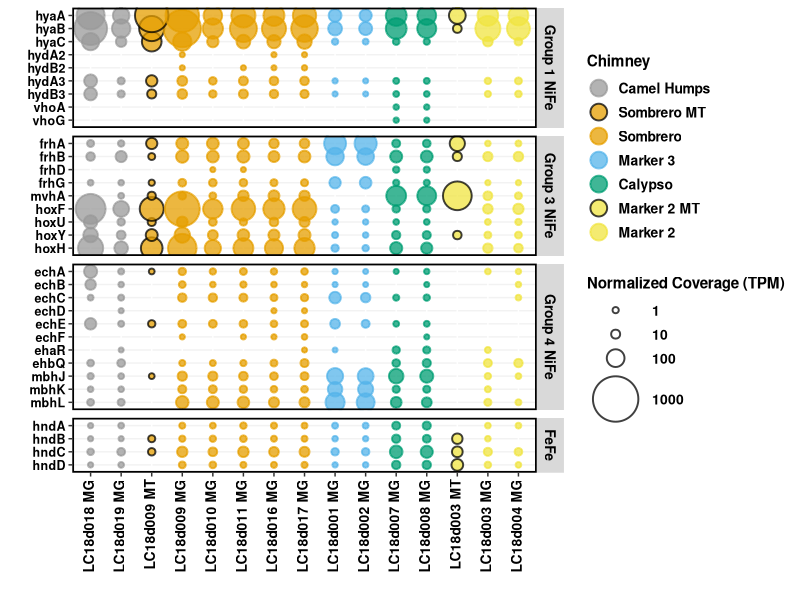
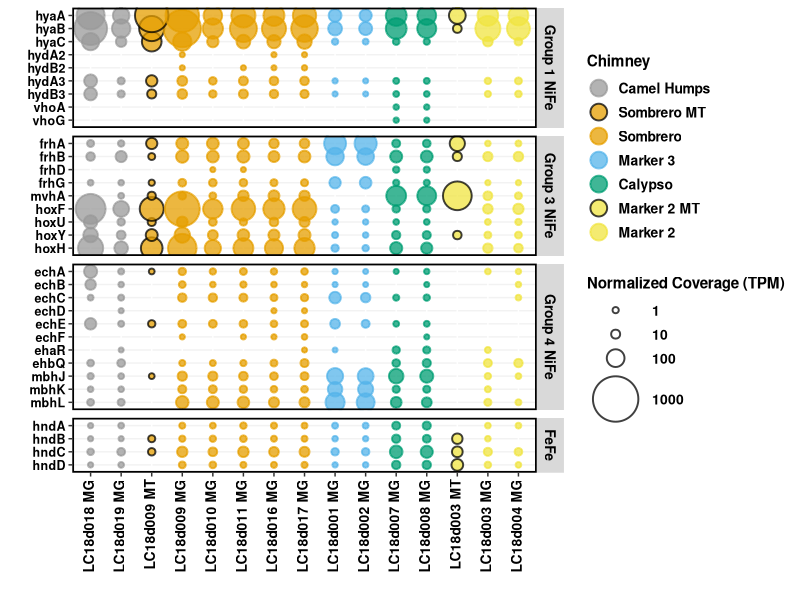
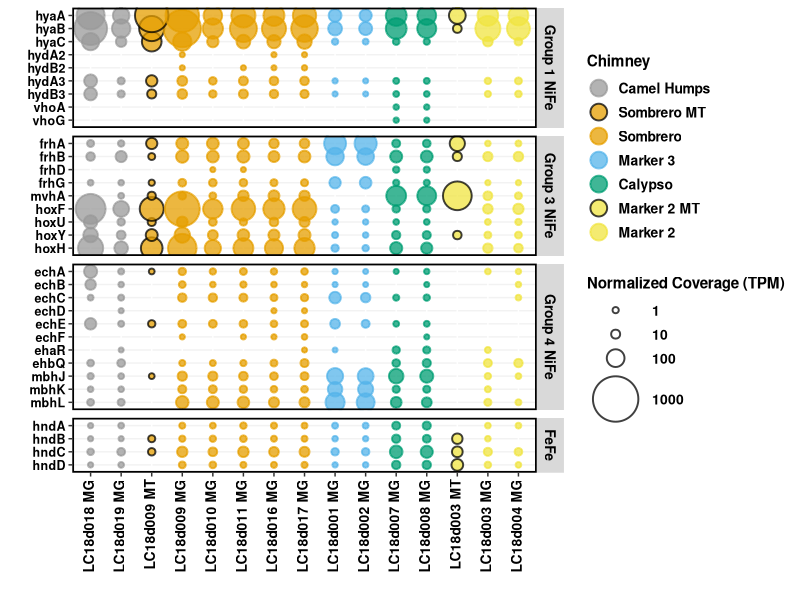

These figures' R source, in order:
# following tutorial from Jackie Zorz https://jkzorz.github.io/2019/06/05/Bubble-plots.html

library(ggplot2)
library(reshape2)

pc = read.csv("bubbles-hydrogenases-v2.csv", header = TRUE)

#convert data frame from a "wide" format to a "long" format
pcm = melt(pc, id = c("Sample", "Chimney"))

#Keep the order of samples from your excel sheet:
pcm$Sample <- factor(pcm$Sample,levels=unique(pcm$Sample))

#specify order of chimneys
pcm$Chimney = factor(pcm$Chimney, levels = c("Camel Humps", "Sombrero MT", "Sombrero", "Marker 3", "Calypso", "Marker 2 MT", "Marker 2"))

#define gene category factor
library(plyr)
pcm$Genes = revalue(pcm$variable, c("hyaC"="Group 1 NiFe","hyaB"="Group 1 NiFe","hyaA"="Group 1 NiFe","hydB3"="Group 1 NiFe","hydA3"="Group 1 NiFe","hydB2"="Group 1 NiFe","hydA2"="Group 1 NiFe","hoxH"="Group 3 NiFe","hoxF"="Group 3 NiFe","hoxU"="Group 3 NiFe","hoxY"="Group 3 NiFe","mbhL"="Group 4 NiFe","mbhK"="Group 4 NiFe","mbhJ"="Group 4 NiFe","hndB"="FeFe","hndA"="FeFe","hndC"="FeFe","hndD"="FeFe","mvhA"="Group 3 NiFe","frhA"="Group 3 NiFe","frhB"="Group 3 NiFe","frhD"="Group 3 NiFe","frhG"="Group 3 NiFe","echA"="Group 4 NiFe","echB"="Group 4 NiFe","echC"="Group 4 NiFe","echD"="Group 4 NiFe","echE"="Group 4 NiFe","echF"="Group 4 NiFe","ehaR"="Group 4 NiFe","ehbQ"="Group 4 NiFe","vhoA"="Group 1 NiFe","vhoG"="Group 1 NiFe"))

#specify order of gene categories
pcm$Genes = factor(pcm$Genes, levels = c("Group 1 NiFe", "Group 3 NiFe", "Group 4 NiFe", "FeFe"))

# colors
cbPalette <- c("#999999", "#E69F00", "#E69F00", "#56B4E9", "#009E73", "#F0E442", "#F0E442", "#0072B2", "#D55E00", "#CC79A7")
outline1 <- c("black","#E69F00","black","black","black", "#F0E442","black")
outline2 <- c("#999999","black","#E69F00","#56B4E9","#009E73", "black","#F0E442")

xx = ggplot(pcm, aes(x = Sample, y = variable, order = variable)) + 
  geom_point(aes(size = value, fill = Chimney, color = Chimney), alpha = 0.75, shape = 21, stroke=1) + 
  scale_fill_manual(values = cbPalette, guide = guide_legend(override.aes = list(size=5))) +
  scale_color_manual(values = outline2) + 
  scale_size_continuous(limits = c(0.01, 1050), range=c(1,15), breaks = c(1,10,100,1000)) + 
  labs( x= "", y = "", size = "Normalized Coverage (TPM)", fill = "Chimney")  +
  theme(legend.key=element_blank(), 
        axis.text.x = element_text(colour = "black", size = 10, face = "bold", angle = 90, vjust = 0.3, hjust = 1), 
        axis.text.y = element_text(colour = "black", face = "bold", size = 9), 
        legend.text = element_text(size = 10, face ="bold", colour ="black"), 
        legend.title = element_text(size = 11, face = "bold"), panel.background = element_blank(), 
        panel.border = element_rect(colour = "black", fill = NA, size = 1.2), 
        legend.position = "right", panel.grid.major.y = element_line(colour = "grey95")) +  
  facet_grid(Genes ~ ., scales = "free", space="free") +
  #scale_y_discrete(limits = rev(levels(pcm$variable))) +
  theme(strip.text = element_text(size = 10, colour = "black", face = "bold", angle = 90))

xx

ggsave("bubbles-hydrogenases-v2.svg")
ggsave("bubbles-hydrogenases-v2.png")